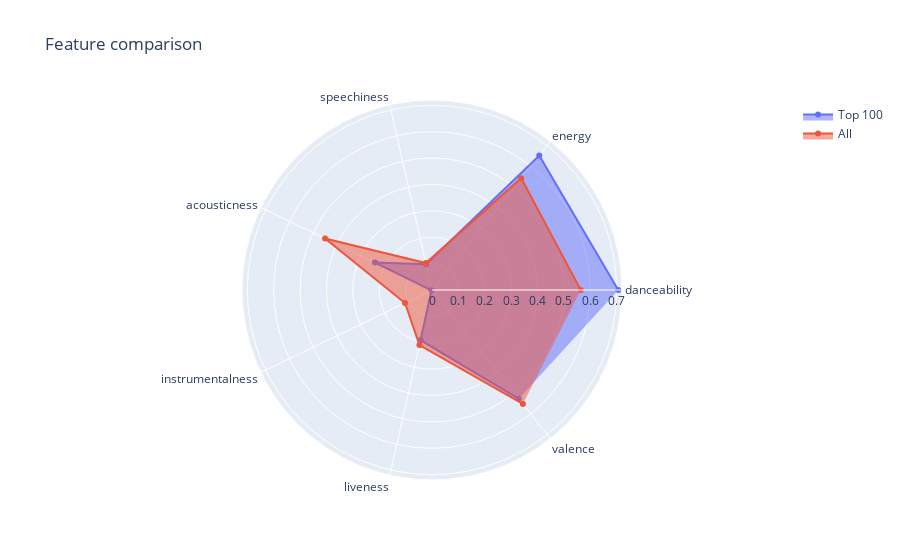

The code cell stored with this chart in its notebook:
### Code cell
fig = go.Figure(
    data=[
        go.Scatterpolar(r=mean_vals.iloc[0], theta=feature_columns, fill='toself', name='Top 100'),
        go.Scatterpolar(r=mean_vals.iloc[1], theta=feature_columns, fill='toself', name='All'),
    ],
    layout=go.Layout(
        title=go.layout.Title(text='Feature comparison'),
        polar={'radialaxis': {'visible': True}},
        showlegend=True
    )
)

#pyo.plot(fig)
fig.show()

### Figure 1 — Plotly figure (JSON) as saved in the notebook; plotly's stock layout.template omitted (floating-point values rounded to 4 significant figures)
{"data": [{"fill": "toself", "name": "Top 100", "r": [0.7059, 0.6521, 0.09978, 0.2397, 0.002109, 0.1952, 0.5273], "theta": ["danceability", "energy", "speechiness", "acousticness", "instrumentalness", "liveness", "valence"], "type": "scatterpolar"}, {"fill": "toself", "name": "All", "r": [0.5636, 0.542, 0.1049, 0.4499, 0.1135, 0.2139, 0.5523], "theta": ["danceability", "energy", "speechiness", "acousticness", "instrumentalness", "liveness", "valence"], "type": "scatterpolar"}], "layout": {"polar": {"radialaxis": {"visible": true}}, "showlegend": true, "title": {"text": "Feature comparison"}}}
